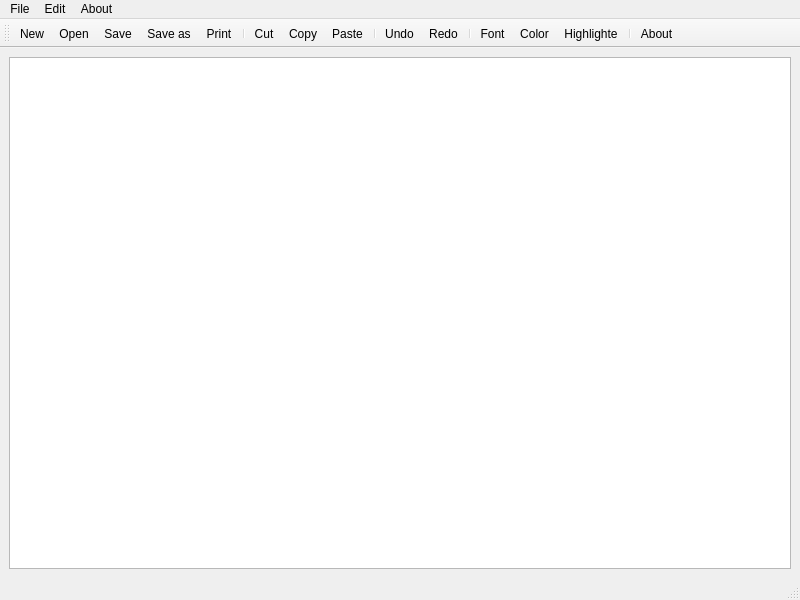
<?xml version="1.0" encoding="UTF-8"?>
<ui version="4.0">
 <class>MainWindow</class>
 <widget class="QMainWindow" name="MainWindow">
  <property name="geometry">
   <rect>
    <x>0</x>
    <y>0</y>
    <width>800</width>
    <height>600</height>
   </rect>
  </property>
  <property name="windowTitle">
   <string>MainWindow</string>
  </property>
  <widget class="QWidget" name="centralwidget">
   <layout class="QVBoxLayout" name="verticalLayout">
    <item>
     <widget class="QTextEdit" name="textEdit"/>
    </item>
   </layout>
  </widget>
  <widget class="QMenuBar" name="menubar">
   <property name="geometry">
    <rect>
     <x>0</x>
     <y>0</y>
     <width>800</width>
     <height>25</height>
    </rect>
   </property>
   <widget class="QMenu" name="menuFile">
    <property name="title">
     <string>File</string>
    </property>
    <addaction name="actionNew"/>
    <addaction name="actionOpen"/>
    <addaction name="separator"/>
    <addaction name="actionSave"/>
    <addaction name="actionSave_as"/>
    <addaction name="separator"/>
    <addaction name="actionPrint"/>
   </widget>
   <widget class="QMenu" name="menuEdit">
    <property name="title">
     <string>Edit</string>
    </property>
    <addaction name="actionCut"/>
    <addaction name="actionCopy"/>
    <addaction name="actionPaste"/>
    <addaction name="separator"/>
    <addaction name="actionUndo"/>
    <addaction name="actionRedo"/>
    <addaction name="separator"/>
    <addaction name="actionFont"/>
    <addaction name="actionColor"/>
    <addaction name="actionBackground_Color"/>
    <addaction name="actionHighlighte"/>
   </widget>
   <widget class="QMenu" name="menuAbout">
    <property name="title">
     <string>About</string>
    </property>
    <addaction name="actionAbout"/>
   </widget>
   <addaction name="menuFile"/>
   <addaction name="menuEdit"/>
   <addaction name="menuAbout"/>
  </widget>
  <widget class="QStatusBar" name="statusbar"/>
  <widget class="QToolBar" name="toolBar">
   <property name="windowTitle">
    <string>toolBar</string>
   </property>
   <attribute name="toolBarArea">
    <enum>TopToolBarArea</enum>
   </attribute>
   <attribute name="toolBarBreak">
    <bool>false</bool>
   </attribute>
   <addaction name="actionNew"/>
   <addaction name="actionOpen"/>
   <addaction name="actionSave"/>
   <addaction name="actionSave_as"/>
   <addaction name="actionPrint"/>
   <addaction name="separator"/>
   <addaction name="actionCut"/>
   <addaction name="actionCopy"/>
   <addaction name="actionPaste"/>
   <addaction name="separator"/>
   <addaction name="actionUndo"/>
   <addaction name="actionRedo"/>
   <addaction name="separator"/>
   <addaction name="actionFont"/>
   <addaction name="actionColor"/>
   <addaction name="actionHighlighte"/>
   <addaction name="separator"/>
   <addaction name="actionAbout"/>
  </widget>
  <action name="actionNew">
   <property name="icon">
    <iconset resource="resources.qrc">
     <normaloff>:/rec/icons/new.jpg</normaloff>:/rec/icons/new.jpg</iconset>
   </property>
   <property name="text">
    <string>New</string>
   </property>
  </action>
  <action name="actionOpen">
   <property name="icon">
    <iconset resource="resources.qrc">
     <normaloff>:/rec/icons/open.jpg</normaloff>:/rec/icons/open.jpg</iconset>
   </property>
   <property name="text">
    <string>Open</string>
   </property>
  </action>
  <action name="actionSave">
   <property name="icon">
    <iconset resource="resources.qrc">
     <normaloff>:/rec/icons/save.png</normaloff>:/rec/icons/save.png</iconset>
   </property>
   <property name="text">
    <string>Save</string>
   </property>
  </action>
  <action name="actionSave_as">
   <property name="icon">
    <iconset resource="resources.qrc">
     <normaloff>:/rec/icons/save as.jpg</normaloff>:/rec/icons/save as.jpg</iconset>
   </property>
   <property name="text">
    <string>Save as</string>
   </property>
  </action>
  <action name="actionCut">
   <property name="icon">
    <iconset resource="resources.qrc">
     <normaloff>:/rec/icons/cut.jpg</normaloff>:/rec/icons/cut.jpg</iconset>
   </property>
   <property name="text">
    <string>Cut</string>
   </property>
  </action>
  <action name="actionCopy">
   <property name="icon">
    <iconset resource="resources.qrc">
     <normaloff>:/rec/icons/copy.png</normaloff>:/rec/icons/copy.png</iconset>
   </property>
   <property name="text">
    <string>Copy</string>
   </property>
  </action>
  <action name="actionPaste">
   <property name="icon">
    <iconset resource="resources.qrc">
     <normaloff>:/rec/icons/paste.jpg</normaloff>:/rec/icons/paste.jpg</iconset>
   </property>
   <property name="text">
    <string>Paste</string>
   </property>
  </action>
  <action name="actionUndo">
   <property name="icon">
    <iconset resource="resources.qrc">
     <normaloff>:/rec/icons/undo.jpg</normaloff>:/rec/icons/undo.jpg</iconset>
   </property>
   <property name="text">
    <string>Undo</string>
   </property>
  </action>
  <action name="actionRedo">
   <property name="icon">
    <iconset resource="resources.qrc">
     <normaloff>:/rec/icons/redo.jpg</normaloff>:/rec/icons/redo.jpg</iconset>
   </property>
   <property name="text">
    <string>Redo</string>
   </property>
  </action>
  <action name="actionAbout">
   <property name="icon">
    <iconset resource="resources.qrc">
     <normaloff>:/rec/icons/about.jpg</normaloff>:/rec/icons/about.jpg</iconset>
   </property>
   <property name="text">
    <string>About</string>
   </property>
  </action>
  <action name="actionFont">
   <property name="icon">
    <iconset resource="resources.qrc">
     <normaloff>:/rec/icons/font.png</normaloff>:/rec/icons/font.png</iconset>
   </property>
   <property name="text">
    <string>Font</string>
   </property>
  </action>
  <action name="actionColor">
   <property name="icon">
    <iconset resource="resources.qrc">
     <normaloff>:/rec/icons/color.jpg</normaloff>:/rec/icons/color.jpg</iconset>
   </property>
   <property name="text">
    <string>Color</string>
   </property>
  </action>
  <action name="actionBackground_Color">
   <property name="text">
    <string>Background Color</string>
   </property>
  </action>
  <action name="actionHighlighte">
   <property name="icon">
    <iconset resource="resources.qrc">
     <normaloff>:/rec/icons/highlight.jpg</normaloff>:/rec/icons/highlight.jpg</iconset>
   </property>
   <property name="text">
    <string>Highlighte</string>
   </property>
  </action>
  <action name="actionPrint">
   <property name="icon">
    <iconset resource="resources.qrc">
     <normaloff>:/rec/icons/print.jpg</normaloff>:/rec/icons/print.jpg</iconset>
   </property>
   <property name="text">
    <string>Print</string>
   </property>
  </action>
 </widget>
 <resources>
  <include location="resources.qrc"/>
 </resources>
 <connections/>
</ui>
